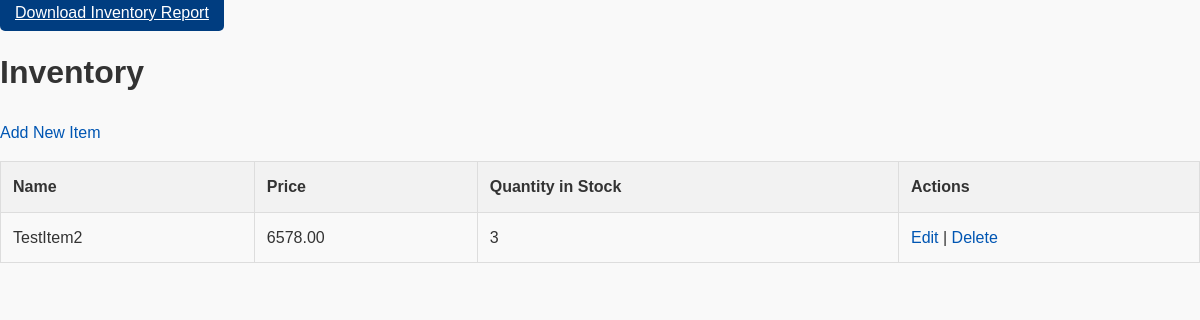
Before: /items/ with the older database file.
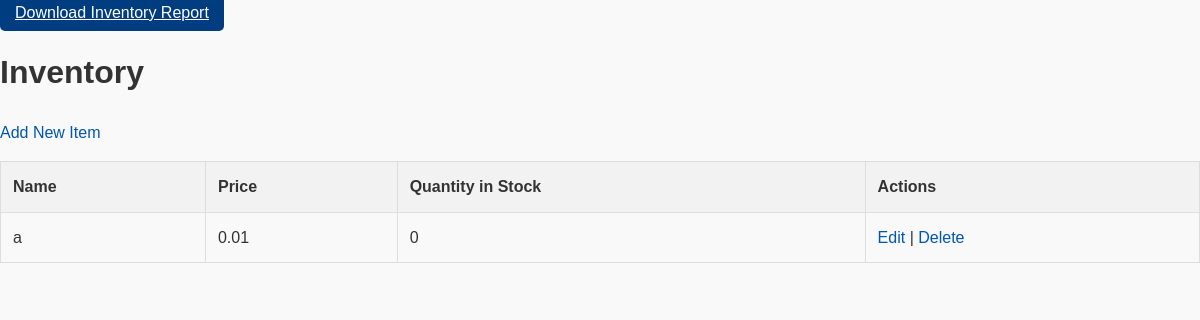
After: the same page with the newer database file.
### inventory/models.py (models this page shows, shortened)
class Item(models.Model):
    name = models.CharField(max_length=100)
    description = models.TextField()
    price = models.DecimalField(max_digits=10, decimal_places=2)
    quantity_in_stock = models.PositiveIntegerField()

### inventory/views.py (the view)
# urls.py: path('items/', views.item_list, name='item_list'),
def item_list(request):
    items = Item.objects.all()
    return render(request, 'inventory/item_list.html', {'items': items})

### inventory/templates/inventory/item_list.html (shortened to what this page needs)
{% load static %}
<!DOCTYPE html>
<html lang="en">
<head>
    <a href="{% url 'inventory_report' %}" class="btn btn-primary">Download Inventory Report</a>
    <link rel="stylesheet" href="{% static 'css/styles.css' %}">
</head>
<body>
    <h1>Inventory</h1>
    <a href="{% url 'item_add' %}">Add New Item</a>
    <table>
        <thead>
            <tr>
                <th>Name</th>
                <th>Price</th>
                <th>Quantity in Stock</th>
                <th>Actions</th>
            </tr>
        </thead>
        <tbody>
            {% for item in items %}
                <tr>
                    <td>{{ item.name }}</td>
                    <td>{{ item.price }}</td>
                    <td>{{ item.quantity_in_stock }}</td>
                    <td>
                        <a href="{% url 'item_edit' item.pk %}">Edit</a> |
                        <a href="{% url 'item_delete' item.pk %}">Delete</a>
                    </td>
                </tr>
            {% endfor %}
        </tbody>
    </table>
</body>
</html>

Changed rows visible on the page:
removed Item: name "TestItem2", price "6578.00", quantity_in_stock "3"
added Item: name "a", price "0.01", quantity_in_stock "0"
